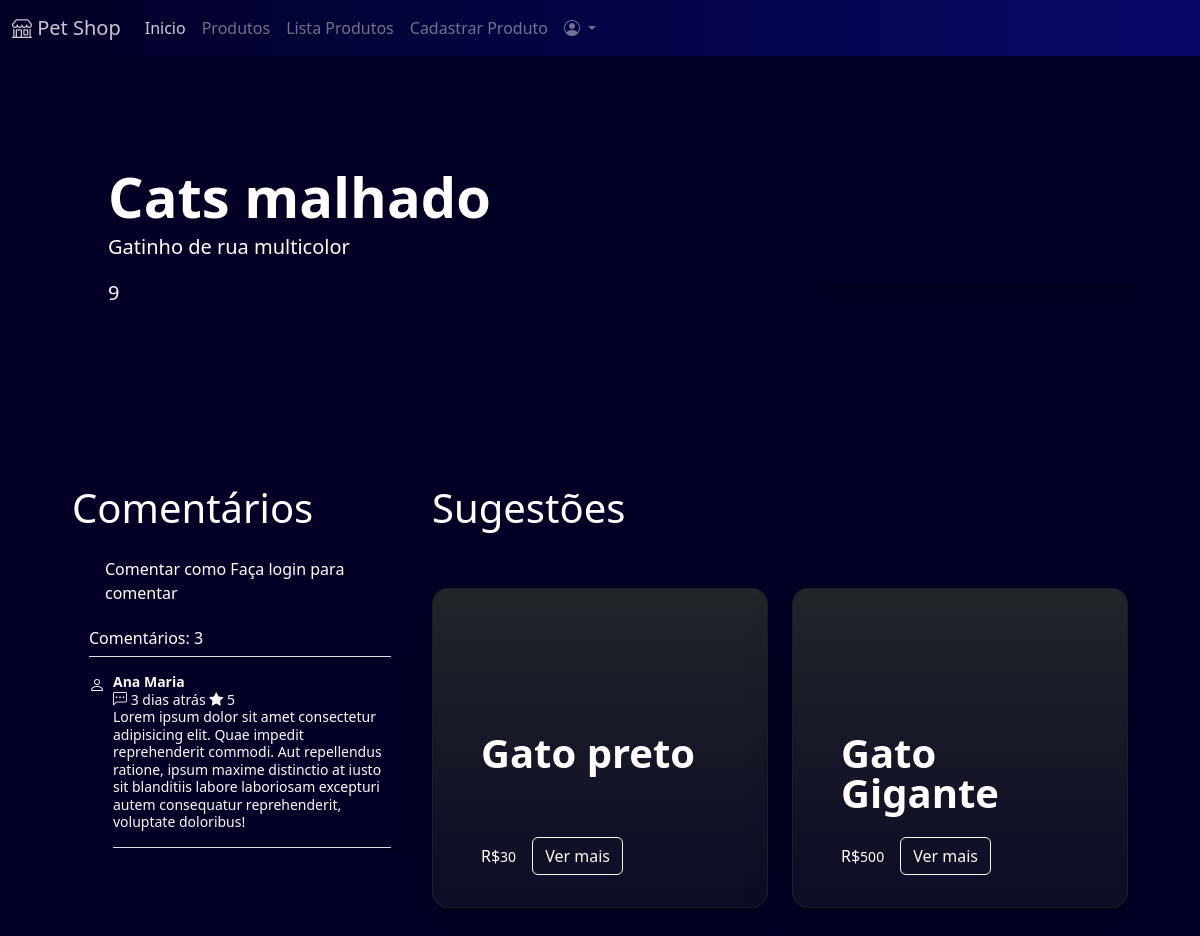
The app's page /produtos/item.php?u_id=9, older data.
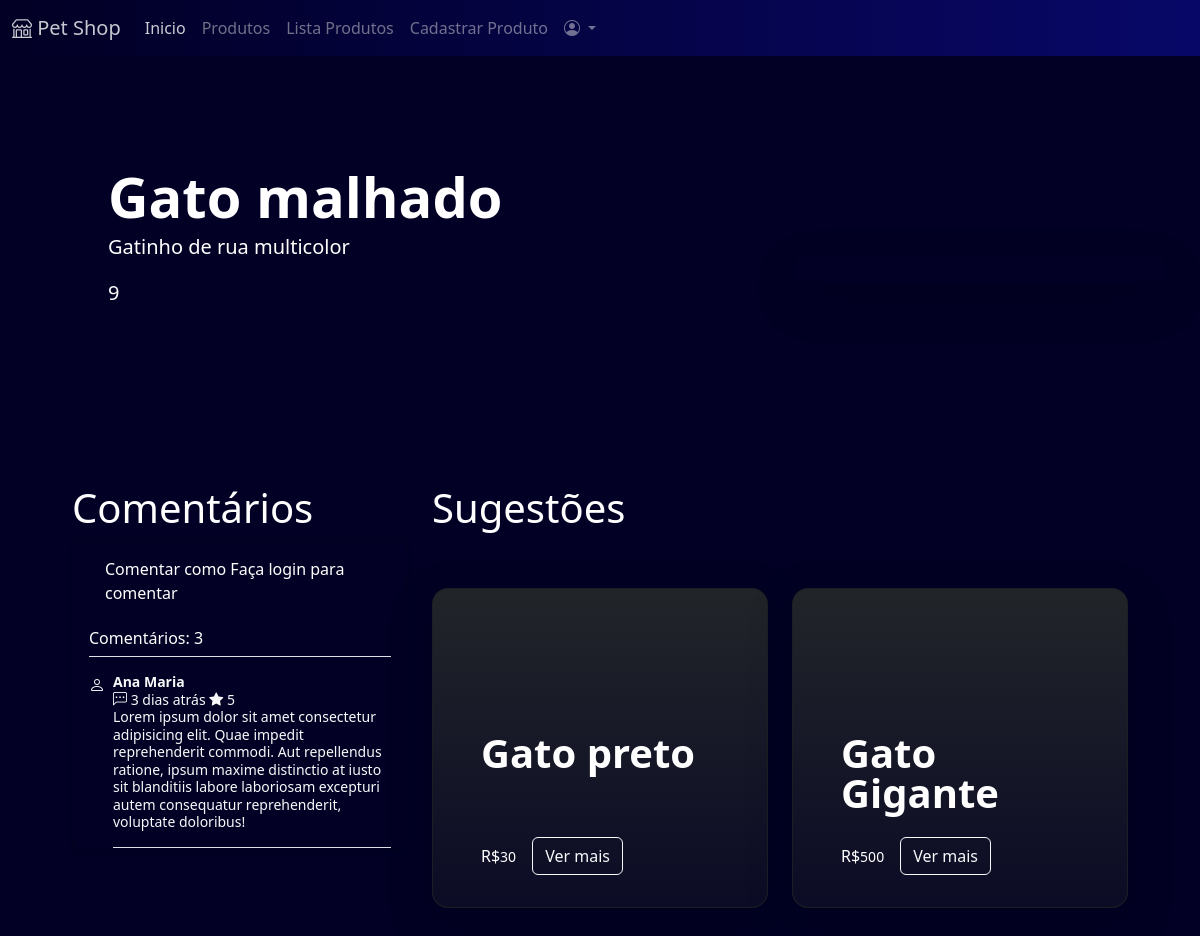
The same page, newer data.
### tables this page shows
CREATE TABLE produtos(
id INTEGER PRIMARY KEY AUTOINCREMENT,
nome TEXT,
tipo TEXT,
descricao TEXT,
preco REAL,
quantidade INTEGER,
imagem TEXT
);

### produtos/item.php (the view, shortened to what the changed rows need)
<?php
include '../configuracao/conexao.php';
$id = $_GET['u_id'];
include '../componentes/header.php';
$sql = "SELECT * FROM produtos WHERE Id = $id";
$resultado = $db->query($sql);
while ($item = $resultado->fetchArray()) {
  $id = $item['id'];
?>
  <section class="p-5">
    <div class="text-white">
      <div class="row p-4 pb-0 pe-lg-0 pt-lg-5 align-items-center">
        <div class="col-lg-7 p-3 p-lg-5 pt-lg-3">
          <h1 class="display-4 fw-bold lh-1">
            <?php
            echo $item['nome'];
            ?>
          </h1>
          <p class="lead">
            <?php
            echo $item['descricao'];
            ?>
          </p>
          <p class="lead">
            <?php
            echo $id;
            ?>
          </p>
        </div>
        <div class="col-lg-4 offset-lg-1 p-0 overflow-hidden shadow-lg">
        </div>
      </div>
      <div class="px-4 py-5" id="custom-cards">
        <div class="row py-5">
          <div class="col-4">
            <h1>Comentários</h1>
            <div class="card bg-2 text-white shadow-sm px-3">
              <div class="card-body">
                <label for="comentario" class="form-label">Comentar como
                  <?php
                  if (isset($_SESSION['usuario'])) {
                    echo $_SESSION['usuario'];
                  ?>
                </label>
                <form action="../comentarios/addComentario.php" method="POST">
                  <input type="hidden" name="id_produto" value="<?php echo $item['id']; ?>">
                  <input type="hidden" name="id_usuario" value="<?php echo $idUsuario; ?>">
                  <textarea class="form-control" name="comentario" id="comentario" rows="3" placeholder="Comente Aqui"></textarea>
                  <div class="form-group">
                    <label for="nota">Nota</label>
                    <select class="form-control" name="nota" id="nota">
                      <option value="1">1</option>
                      <option value="2">2</option>
                      <option value="3">3</option>
                      <option value="4">4</option>
                      <option value="5">5</option>
                    </select>
                  </div>
                  </br>
                  <button type="submit" class="btn btn-primary">Comentar</button>
                </form>
              <?php
                  } else {
                    echo "Faça login para comentar";
                  }
              ?>
              </div>
              <h6 class="border-bottom pb-2 mb-0">
                Comentários: 3
              </h6>
              <div class="d-flex text-light pt-3">
                <div class="bd-placeholder-img flex-shrink-0 me-2 rounded" width="32" height="32" xmlns="http://www.w3.org/2000/svg" role="img" aria-label="Placeholder: 32x32" preserveAspectRatio="xMidYMid slice" focusable="false">
                  <i class="bi bi-person"></i>
                </div>
                <p class="pb-3 mb-0 small lh-sm border-bottom">
                  <strong class="d-block text-gray-dark">Ana Maria</strong>
                  <i class="bi bi-chat-left-dots"></i> 3 dias atrás
                  <i class="bi bi-star-fill"></i> 5
                  Lorem ipsum dolor sit amet consectetur adipisicing elit. Quae impedit reprehenderit commodi. Aut repellendus ratione, ipsum maxime distinctio at iusto sit blanditiis labore laboriosam excepturi autem consequatur reprehenderit, voluptate doloribus!
                </p>
              </div>
            </div>
          </div>
          <div class="col-8">
            <h1>
              Sugestões
            </h1>
            <div class="row row-cols-1 row-cols-lg-2 align-items-stretch g-4 py-5">
              <?php
              $sql = "SELECT * FROM produtos WHERE tipo = '" . $item['tipo'] . "' AND id != '" . $item['id'] . "'";
              $resultado2 = $db->query($sql);
              while ($item = $resultado2->fetchArray()) {
              ?>
                <div class="col">
                  <div class="card card-cover h-100 overflow-hidden text-bg-dark rounded-4 shadow-lg" style="background-image: url('<?php echo $item['imagem']; ?>'); background-size: cover;  background-position: center;">
                    <div class="d-flex flex-column h-100 p-5 pb-3 text-white text-shadow-1 bg-gradiente">
                      <h3 class="pt-5 mt-5 mb-4 display-6 lh-1 fw-bold">
                        <?php
                        echo $item['nome'];
                        ?>
                      </h3>
                      <ul class="d-flex list-unstyled mt-auto">
                        <li class="d-flex align-items-center me-3">
                          R$
                          <small>
                            <?php
                            echo $item['preco'];
                            ?>
                          </small>
                        </li>
                        <li class="d-flex align-items-center">
                          <a href="../produtos/item.php?u_id=<?php echo $item['id']; ?>
                          " class="btn btn-outline-light">
                            Ver mais
                          </a>
                        </li>
                      </ul>
                    </div>
                  </div>
                </div>
              <?php
              }
              ?>
            </div>
          </div>
        </div>
      </div>
  </section>
<?php
}
include '../componentes/footer.php';
?>

Row changes from the older to the newer data that the page shows:
changed produtos "Gatinho de rua multicolor": nome "Cats malhado" → "Gato malhado"
